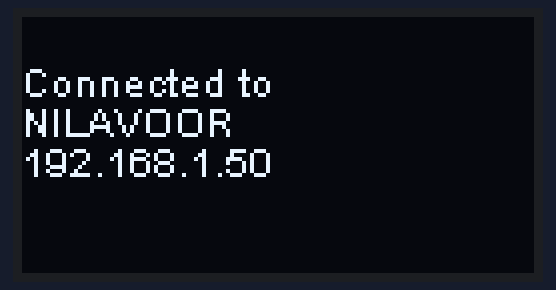
A sketch run on a simulated ESP8266 (NodeMCU). Shown: 128×64 one-colour display. WiFi joins after 1.5 s; servers stay silent unless stated; uploads are accepted with an empty reply; what the sketch prints to the serial monitor is not drawn.

Above: at 5.1 s.

The sketch:

espoled.ino
```cpp
#include "SH1106.h"
#include <ESP8266WiFi.h>
#include <ESP8266HTTPClient.h>
#include <Arduino_JSON.h>
SH1106 display(0x3c, SDA, SCL);

//const char *ssid = "Austin J";
//const char *password = "987664321";
const char *ssid = "NILAVOOR";
const char *password = "N1lav00r213";

void setup()
{
  Serial.begin(115200);
  display.init(); // Initialising the UI will init the display too.
  display.flipScreenVertically();
  display.clear();
  display.drawString(0, 10, "Connecting ..");
  display.display();
  WiFi.begin(ssid, password);
  delay(5000);
while ( WiFi.status() != WL_CONNECTED )
{
  delay(500);
  Serial.print(".");
  }
  Serial.println("");
  display.clear();
  display.drawString(0, 10, "Connected to");
  display.drawString(0, 20, ssid);
  display.drawString(0, 30, WiFi.localIP().toString());
  display.display();
  delay(1000);
  }
void loop()
{

  if ((WiFi.status() == WL_CONNECTED)) { //Check the current connection status

    HTTPClient http;
    http.begin("api.wazirx.com/api/v2/trades?market=shibinr");
    delay(3000);
    int httpCode = http.GET();                                        //Make the request
    //delay(3000);
    if (httpCode > 0) { //Check for the returning code

        String payload = http.getString();
        //delay(3000);
        Serial.println(httpCode);
        Serial.println(payload);
      }

    else {
      Serial.println("Error on HTTP request");
    }

    http.end(); //Free the resources
  }
  else {
  Serial.println("Error request");
 }
  delay(10000);
}
```
